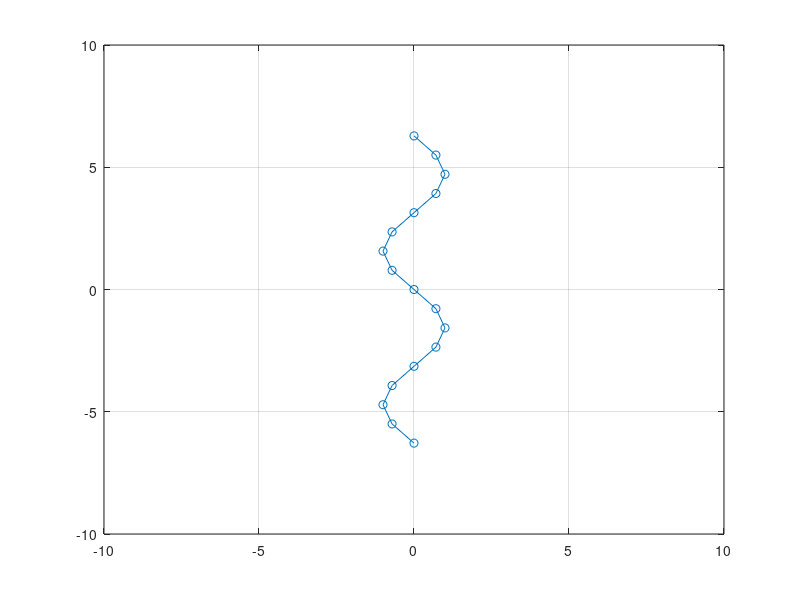

Write MATLAB code to recreate this figure.
clear all; close all, clc;

x = -2*pi:pi/4:2*pi;
y = sin(x);

figure;
for angle = 0:pi/64:pi;
    shape_2d = [x(:), y(:)];
    rotation_matrix = [cos(angle), -sin(angle); sin(angle), cos(angle)]; % macierz rotacji
    rotated_shape_2d = shape_2d * rotation_matrix;
    x= rotated_shape_2d(:,1);
    y= rotated_shape_2d(:,2);

    plot(x, y, '-o');
    axis([-10, 10, -10, 10]);
    grid on, pause(0.3);;
end
